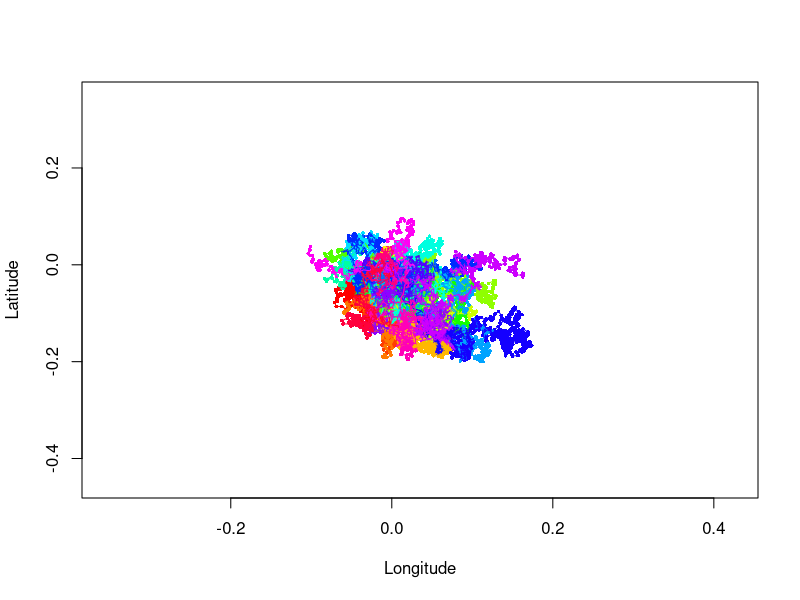

Generate this figure with R:
###########################################################################################
###########################################################################################
#####                                                                                 #####
##### Create sample data for the PhysMove R Package                                   #####
##### Package Authors: Hannah Calich & Ana Sequeira                                   #####
##### Contact: hannah.calich@gmail.com                                                #####
##### Last updated: January 10, 2022                                                  #####
#####                                                                                 #####
###########################################################################################
###########################################################################################

# Calculate random telemetry data where displacement lengths follow an exponential distribution,
# evidence of directed motion, and high intraspecific variation

# Set track parameters
n.tracks <- 25 # how many tracks do you want to make?
lambda <- 0.125 # exponential exponent for all tracks
distmin <- 2.5e-1 # minimum distance in km

# Turning angles (forward, backwards, and random angles must sum to 1)
directedforward <- 0.3 # percent of angles showing forward directed movement - this ends up being
# split into 330-360 and 0-30 degree angles below
directedbackward <- 0.3 # percent of angles showing backward directed movement
random <- 0.4 # percent of angles showing random movement

# Tagging location
# set.seed(1)
# startLatRange <- runif(n.tracks,0,0.1) # random tagging location between 0-2 deg latitude
# set.seed(2) # stop lat and long from having identical values
# startLonRange <- runif(n.tracks,0,0.1) # random tagging location between 0-2 deg longitude

startLonRange <- startLatRange <- rep (0, n.tracks)

# Tagging dates
set.seed(1)
dates <- sample(seq(as.POSIXct('2015-01-01 12:00:00'), as.POSIXct('2020-01-01 24:00:00'),
                    by="day"), n.tracks)

# Create dataframe
tracks <- data.frame("ref"=0,"lon"=startLonRange[1],"lat"=startLatRange[1],"day"=dates[1])
# start loop, delete row at end of loop

# Number of locations per track
set.seed(1)
samplesize <- floor(runif(n.tracks,200,1000)) # how many locations is the track going to have
# default is: min 200 and max 1000

# Parameters needed to create location data
Radius <- 6371 # Earth Radius in km (displacements are in km)
rad <- 3.141592653589793/180 #Python has more digits of pi than R, so value pasted here instead of "pi"

# Create tracks with parameters set above
i=1
for (i in 1:n.tracks){ # for each track
  set.seed(1)
  r <- runif(samplesize[i]-1,0,1) # create i displacements based on a uniform distribution between 0-1
  # exp_x <- distmin-(1/lambda)*log(1-r) # convert displacements to an exponential distribution with an xmin
  exp_x <- r
  # calculate angles
  set.seed(1)
  directedForwardAngle1 <- round(runif((ceiling((directedforward/2)*samplesize[i])),330,360),2)
  set.seed(1)
  directedForwardAngle2 <- round(runif((ceiling((directedforward/2)*samplesize[i])),0,30),2)
  set.seed(1)
  directedBackwardAngle <- round(runif((ceiling((directedbackward)*samplesize[i])),150,210),2)
  set.seed(1)
  randomAngle <- runif(ceiling((random*samplesize[i])),0,360)
  # combine angles in vector
  angles <- c(directedForwardAngle1,directedForwardAngle2,directedBackwardAngle,randomAngle)
  set.seed(1)
  # randomize the order of the angles, if  rounding during "calculate angles" caused too many angles
  # this will correct it
  angles <- sample(angles,samplesize[i])
  tracks <- rbind(tracks,c(data.frame("ref"=rep(i,samplesize[i]),"lon"=rep(startLonRange[i],samplesize[i]),"lat"=rep(startLatRange[i],samplesize[i]),
                                          "day"=rep(dates[i],samplesize[i]))))
  if (i==1){ # start position for dataframe
    startRow <- 1
  } else {
    startRow <- sum(samplesize[1:i-1])+1
  }

  j=1
  for (j in 1:(samplesize[i]-1)){ # for each new location in each track
    d <- exp_x[j] # random displacement from exp dist
    a <- angles[j]*(rad) # random angle from those created previously
    lat1 <- tracks$lat[startRow+j]*(rad) # convert current lat location to radians
    long1 <- tracks$lon[startRow+j]*(rad) # convert current long location to radians
    # calculate new lat in radians based on angle and distance
    lat2 <- asin(sin(lat1)*cos(d/Radius) + cos(lat1)*sin(d/Radius)*cos(a))
    # calculate new long in radians based on angle and distance
    long2 <- long1 + atan2(sin(a)*sin(d/Radius)*cos(lat1),cos(d/Radius)-sin(lat1)*sin(lat2))
    tracks$lon[startRow+j+1] <- long2/rad # convert to degrees and save in dataframe
    tracks$lat[startRow+j+1] <- lat2/rad # convert to degrees and save in dataframe
    # Advance time by 1 day
    tracks$day[startRow+j+1] <- tracks$day[startRow+j]+(24*60*60)
  }
}
tracks <- tracks[-1,] #remove starting location
row.names(tracks) <- 1:nrow(tracks) # rename rows 1:n

# Plot tracks
cols <- data.frame(
  col = rainbow(length(unique(tracks$ref))),
  id = unique(tracks$ref)
)
with(tracks, {
  plot(lon,lat,pch = 16, col = cols$col[match(ref, cols$id)], type = "p",
       ylim=c(min(lat)-0.25,max(lat)+0.25),xlim=c(min(lon)-0.25,max(lon)+0.25),cex=0.5,
       ylab="Latitude", xlab="Longitude")
  for (l in unique(ref)) {
    # print(cols$col[match(l, cols$id)])
    lines(lon[ref == l], lat[ref == l], type = "l", col = cols$col[match(l, cols$id)])
  }
})


rm(list=ls()[! ls() %in% c("tracks")]) # remove temporary vectors etc

##################################
## Set working directory and save
##################################
# setwd()
save(tracks, file = "tracks.RData")
